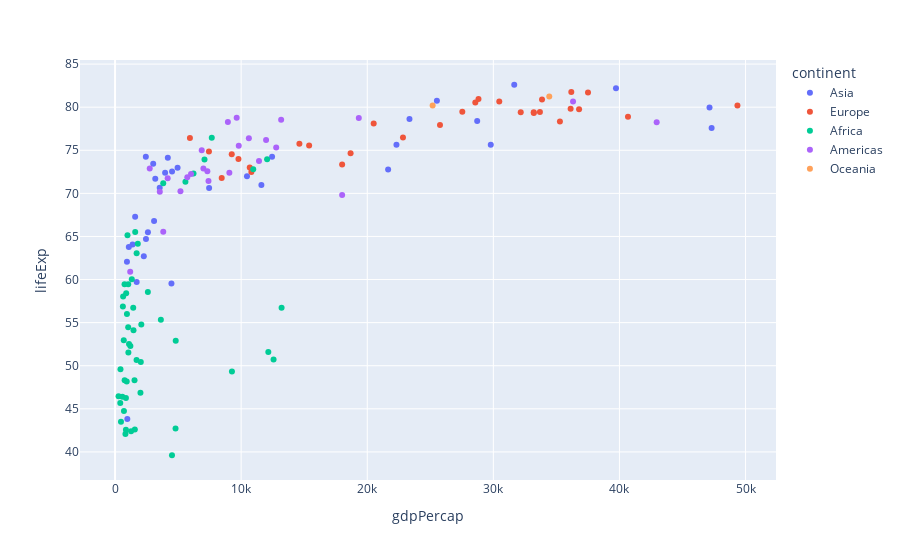

The code cell stored with this chart in its notebook:
### Code cell
px.scatter(gapminder2007, x="gdpPercap",y="lifeExp",color="continent") 
# This line creates a scatter plot using `px.scatter()` from the Plotly Express library, 
# showing the relationship between GDP per capita (`x="gdpPercap"`) 
# and life expectancy (`y="lifeExp"`) from the `gapminder2007` dataset, with points colored by continent (`color="continent"`).

### Figure 1 — Plotly figure (JSON) as saved in the notebook; plotly's stock layout.template omitted (floating-point values rounded to 4 significant figures)
{"data": [{"hovertemplate": "continent=Asia<br>gdpPercap=%{x}<br>lifeExp=%{y}<extra></extra>", "legendgroup": "Asia", "marker": {"color": "#636efa", "symbol": "circle"}, "mode": "markers", "name": "Asia", "orientation": "v", "showlegend": true, "type": "scatter", "x": [974.6, 29800.0, 1391.0, 1714.0, 4959.0, 39720.0, 2452.0, 3541.0, 11610.0, 4471.0, 25520.0, 31660.0, 4519.0, 1593.0, 23350.0, 47310.0, 10460.0, 12450.0, 3096.0, 944, 1091.0, 22320.0, 2606.0, 3190.0, 21650.0, 47140.0, 3970.0, 4185.0, 28720.0, 7458.0, 2442.0, 3025.0, 2281.0], "xaxis": "x", "y": [43.83, 75.64, 64.06, 59.72, 72.96, 82.21, 64.7, 70.65, 70.96, 59.55, 80.75, 82.6, 72.53, 67.3, 78.62, 77.59, 71.99, 74.24, 66.8, 62.07, 63.78, 75.64, 65.48, 71.69, 72.78, 79.97, 72.4, 74.14, 78.4, 70.62, 74.25, 73.42, 62.7], "yaxis": "y"}, {"hovertemplate": "continent=Europe<br>gdpPercap=%{x}<br>lifeExp=%{y}<extra></extra>", "legendgroup": "Europe", "marker": {"color": "#EF553B", "symbol": "circle"}, "mode": "markers", "name": "Europe", "orientation": "v", "showlegend": true, "type": "scatter", "x": [5937.0, 36130.0, 33690.0, 7446.0, 10680.0, 14620.0, 22830.0, 35280.0, 33210.0, 30470.0, 32170.0, 27540.0, 18010.0, 36180.0, 40680.0, 28570.0, 9254.0, 36800.0, 49360.0, 15390.0, 20510.0, 10810.0, 9787.0, 18680.0, 25770.0, 28820.0, 33860.0, 37510.0, 8458.0, 33200.0], "xaxis": "x", "y": [76.42, 79.83, 79.44, 74.85, 73.0, 75.75, 76.49, 78.33, 79.31, 80.66, 79.41, 79.48, 73.34, 81.76, 78.89, 80.55, 74.54, 79.76, 80.2, 75.56, 78.1, 72.48, 74.0, 74.66, 77.93, 80.94, 80.88, 81.7, 71.78, 79.42], "yaxis": "y"}, {"hovertemplate": "continent=Africa<br>gdpPercap=%{x}<br>lifeExp=%{y}<extra></extra>", "legendgroup": "Africa", "marker": {"color": "#00cc96", "symbol": "circle"}, "mode": "markers", "name": "Africa", "orientation": "v", "showlegend": true, "type": "scatter", "x": [6223.0, 4797.0, 1441.0, 12570.0, 1217.0, 430.1, 2042.0, 706.0, 1704.0, 986.1, 277.6, 3633.0, 1545.0, 2082.0, 5581.0, 12150.0, 641.4, 690.8, 13210.0, 752.7, 1328.0, 942.7, 579.2, 1463.0, 1569.0, 414.5, 12060.0, 1045.0, 759.3, 1043.0, 1803.0, 10960.0, 3820.0, 823.7, 4811.0, 619.7, 2014.0, 7670.0, 863.1, 1598.0, 1712.0, 862.5, 926.1, 9270.0, 2602.0, 4513.0, 1107.0, 883.0, 7093.0, 1056.0, 1271.0, 469.7], "xaxis": "x", "y": [72.3, 42.73, 56.73, 50.73, 52.3, 49.58, 50.43, 44.74, 50.65, 65.15, 46.46, 55.32, 48.33, 54.79, 71.34, 51.58, 58.04, 52.95, 56.73, 59.45, 60.02, 56.01, 46.39, 54.11, 42.59, 45.68, 73.95, 59.44, 48.3, 54.47, 64.16, 72.8, 71.16, 42.08, 52.91, 56.87, 46.86, 76.44, 46.24, 65.53, 63.06, 42.57, 48.16, 49.34, 58.56, 39.61, 52.52, 58.42, 73.92, 51.54, 42.38, 43.49], "yaxis": "y"}, {"hovertemplate": "continent=Americas<br>gdpPercap=%{x}<br>lifeExp=%{y}<extra></extra>", "legendgroup": "Americas", "marker": {"color": "#ab63fa", "symbol": "circle"}, "mode": "markers", "name": "Americas", "orientation": "v", "showlegend": true, "type": "scatter", "x": [12780.0, 3822.0, 9066.0, 36320.0, 13170.0, 7007.0, 9645.0, 8948.0, 6025.0, 6873.0, 5728.0, 5186.0, 1202.0, 3548.0, 7321.0, 11980.0, 2749.0, 9809.0, 4173.0, 7409.0, 19330.0, 18010.0, 42950.0, 10610.0, 11420.0], "xaxis": "x", "y": [75.32, 65.55, 72.39, 80.65, 78.55, 72.89, 78.78, 78.27, 72.23, 74.99, 71.88, 70.26, 60.92, 70.2, 72.57, 76.19, 72.9, 75.54, 71.75, 71.42, 78.75, 69.82, 78.24, 76.38, 73.75], "yaxis": "y"}, {"hovertemplate": "continent=Oceania<br>gdpPercap=%{x}<br>lifeExp=%{y}<extra></extra>", "legendgroup": "Oceania", "marker": {"color": "#FFA15A", "symbol": "circle"}, "mode": "markers", "name": "Oceania", "orientation": "v", "showlegend": true, "type": "scatter", "x": [34440.0, 25190.0], "xaxis": "x", "y": [81.23, 80.2], "yaxis": "y"}], "layout": {"autosize": true, "legend": {"title": {"text": "continent"}, "tracegroupgap": 0}, "margin": {"t": 60}, "xaxis": {"anchor": "y", "autorange": true, "domain": [0, 1], "range": [-2706.0, 52340.0], "title": {"text": "gdpPercap"}, "type": "linear"}, "yaxis": {"anchor": "x", "autorange": true, "domain": [0, 1], "range": [36.28, 85.93], "title": {"text": "lifeExp"}, "type": "linear"}}}
